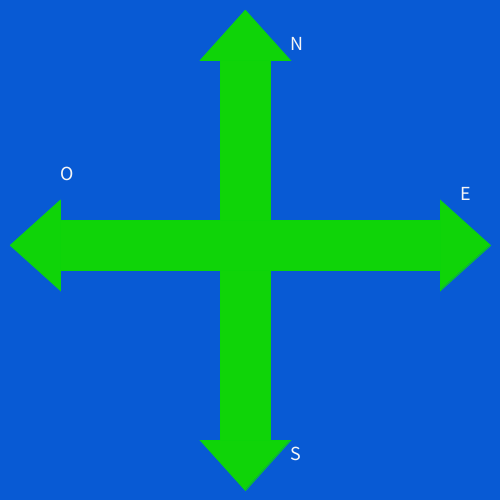
Frame 1 (no input)
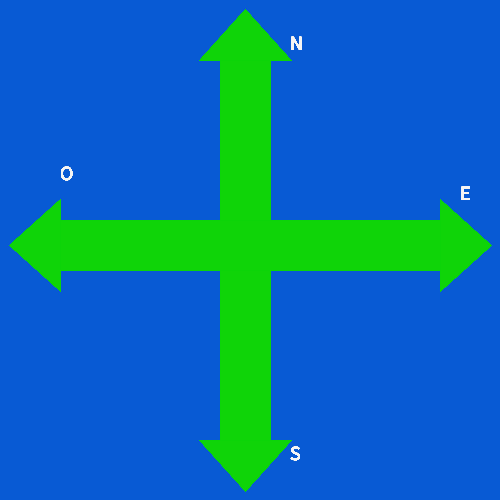
Frame 60 (the mouse pressed at the canvas centre just before this capture)
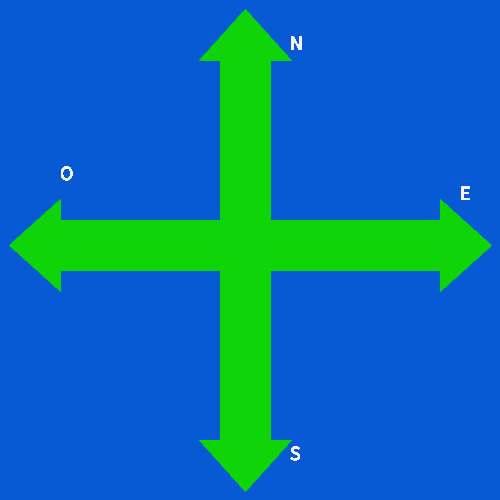
Frame 120 (the mouse held since frame 60 and released just before this capture)

The Processing sketch that drew these frames (run headless with seeded random() and noise(); from frame 60 on, the mouse is pressed at the canvas centre):

// Processing sketch: sketchEjercicio5
// ── sketchEjercicio5.pde
void setup(){
  size(500,500);
  background(8,90,212);
}

void draw(){
  stroke(12,212,8);
  fill(15,212,8);
  rect(220,40,50,400);
  rect(50,220,400,50);
  triangle(245,10,200,60,290,60);
  triangle(60,200,10,245,60,290);
  triangle(440,200,490,245,440,290);
  triangle(245,490,200,440,290,440);
  textSize(20);
  fill(245,245,245);
  text("N",290,50);
  text("O",60,180);
  text("S",290,460);
  text("E",460,200);
}
